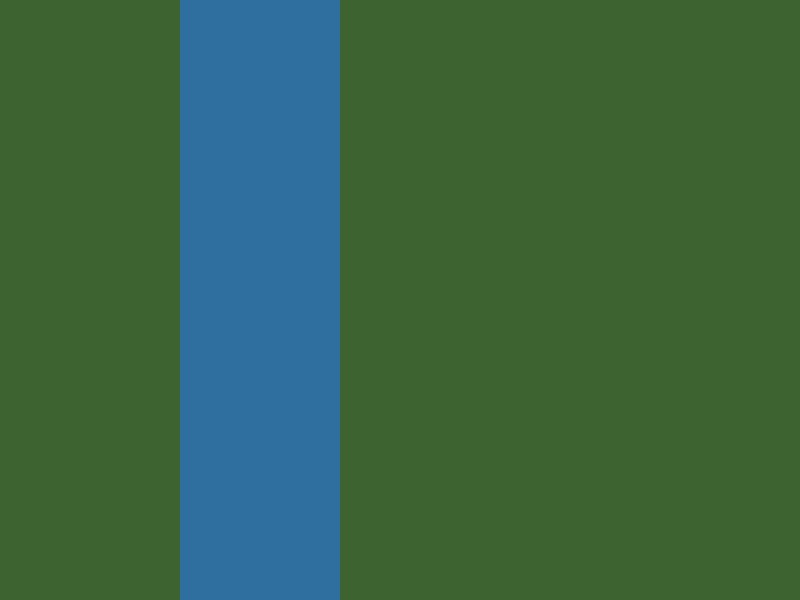

Below is a game level as drawn by its tile map, then a one-line description and the .tmx file that defines it, in full:
An orthogonal 40x30 tile map with 20x20 px tiles, 1 tile layer (Ground).

<map orientation="orthogonal" renderorder="right-down" width="40" height="30" tilewidth="20" tileheight="20">
<tileset firstgid="1" name="naval-ground" tilewidth="20" tileheight="20"><image source="../assets/naval-ground.png" width="100" height="160" />
<tile id="1"><properties><property name="water" value="" /></properties></tile>
<tile id="2"><properties><property name="water-bridge" value="" /></properties></tile>
<tile id="3"><properties><property name="water" value="" /><property name="water-bridge" value="false" /></properties></tile>
</tileset><layer name="Ground" width="40" height="30"><data encoding="csv">
1,1,1,1,1,1,1,1,1,2,2,2,2,2,2,2,2,1,1,1,1,1,1,1,1,1,1,1,1,1,1,1,1,1,1,1,1,1,1,1,
1,1,1,1,1,1,1,1,1,2,2,2,2,2,2,2,2,1,1,1,1,1,1,1,1,1,1,1,1,1,1,1,1,1,1,1,1,1,1,1,
1,1,1,1,1,1,1,1,1,2,2,2,2,2,2,2,2,1,1,1,1,1,1,1,1,1,1,1,1,1,1,1,1,1,1,1,1,1,1,1,
1,1,1,1,1,1,1,1,1,2,2,2,2,2,2,2,2,1,1,1,1,1,1,1,1,1,1,1,1,1,1,1,1,1,1,1,1,1,1,1,
1,1,1,1,1,1,1,1,1,2,2,2,2,2,2,2,2,1,1,1,1,1,1,1,1,1,1,1,1,1,1,1,1,1,1,1,1,1,1,1,
1,1,1,1,1,1,1,1,1,2,2,2,2,2,2,2,2,1,1,1,1,1,1,1,1,1,1,1,1,1,1,1,1,1,1,1,1,1,1,1,
1,1,1,1,1,1,1,1,1,2,2,2,2,2,2,2,2,1,1,1,1,1,1,1,1,1,1,1,1,1,1,1,1,1,1,1,1,1,1,1,
1,1,1,1,1,1,1,1,1,2,2,2,2,2,2,2,2,1,1,1,1,1,1,1,1,1,1,1,1,1,1,1,1,1,1,1,1,1,1,1,
1,1,1,1,1,1,1,1,1,2,2,2,2,2,2,2,2,1,1,1,1,1,1,1,1,1,1,1,1,1,1,1,1,1,1,1,1,1,1,1,
1,1,1,1,1,1,1,1,1,2,2,2,2,2,2,2,2,1,1,1,1,1,1,1,1,1,1,1,1,1,1,1,1,1,1,1,1,1,1,1,
1,1,1,1,1,1,1,1,1,2,2,2,2,2,2,2,2,1,1,1,1,1,1,1,1,1,1,1,1,1,1,1,1,1,1,1,1,1,1,1,
1,1,1,1,1,1,1,1,1,2,2,2,2,2,2,2,2,1,1,1,1,1,1,1,1,1,1,1,1,1,1,1,1,1,1,1,1,1,1,1,
1,1,1,1,1,1,1,1,1,2,2,2,2,2,2,2,2,1,1,1,1,1,1,1,1,1,1,1,1,1,1,1,1,1,1,1,1,1,1,1,
1,1,1,1,1,1,1,1,1,2,2,2,2,2,2,2,2,1,1,1,1,1,1,1,1,1,1,1,1,1,1,1,1,1,1,1,1,1,1,1,
1,1,1,1,1,1,1,1,1,2,2,2,2,2,2,2,2,1,1,1,1,1,1,1,1,1,1,1,1,1,1,1,1,1,1,1,1,1,1,1,
1,1,1,1,1,1,1,1,1,2,2,2,2,2,2,2,2,1,1,1,1,1,1,1,1,1,1,1,1,1,1,1,1,1,1,1,1,1,1,1,
1,1,1,1,1,1,1,1,1,2,2,2,2,2,2,2,2,1,1,1,1,1,1,1,1,1,1,1,1,1,1,1,1,1,1,1,1,1,1,1,
1,1,1,1,1,1,1,1,1,2,2,2,2,2,2,2,2,1,1,1,1,1,1,1,1,1,1,1,1,1,1,1,1,1,1,1,1,1,1,1,
1,1,1,1,1,1,1,1,1,2,2,2,2,2,2,2,2,1,1,1,1,1,1,1,1,1,1,1,1,1,1,1,1,1,1,1,1,1,1,1,
1,1,1,1,1,1,1,1,1,2,2,2,2,2,2,2,2,1,1,1,1,1,1,1,1,1,1,1,1,1,1,1,1,1,1,1,1,1,1,1,
1,1,1,1,1,1,1,1,1,2,2,2,2,2,2,2,2,1,1,1,1,1,1,1,1,1,1,1,1,1,1,1,1,1,1,1,1,1,1,1,
1,1,1,1,1,1,1,1,1,2,2,2,2,2,2,2,2,1,1,1,1,1,1,1,1,1,1,1,1,1,1,1,1,1,1,1,1,1,1,1,
1,1,1,1,1,1,1,1,1,2,2,2,2,2,2,2,2,1,1,1,1,1,1,1,1,1,1,1,1,1,1,1,1,1,1,1,1,1,1,1,
1,1,1,1,1,1,1,1,1,2,2,2,2,2,2,2,2,1,1,1,1,1,1,1,1,1,1,1,1,1,1,1,1,1,1,1,1,1,1,1,
1,1,1,1,1,1,1,1,1,2,2,2,2,2,2,2,2,1,1,1,1,1,1,1,1,1,1,1,1,1,1,1,1,1,1,1,1,1,1,1,
1,1,1,1,1,1,1,1,1,2,2,2,2,2,2,2,2,1,1,1,1,1,1,1,1,1,1,1,1,1,1,1,1,1,1,1,1,1,1,1,
1,1,1,1,1,1,1,1,1,2,2,2,2,2,2,2,2,1,1,1,1,1,1,1,1,1,1,1,1,1,1,1,1,1,1,1,1,1,1,1,
1,1,1,1,1,1,1,1,1,2,2,2,2,2,2,2,2,1,1,1,1,1,1,1,1,1,1,1,1,1,1,1,1,1,1,1,1,1,1,1,
1,1,1,1,1,1,1,1,1,2,2,2,2,2,2,2,2,1,1,1,1,1,1,1,1,1,1,1,1,1,1,1,1,1,1,1,1,1,1,1,
1,1,1,1,1,1,1,1,1,2,2,2,2,2,2,2,2,1,1,1,1,1,1,1,1,1,1,1,1,1,1,1,1,1,1,1,1,1,1,1
</data></layer></map>
